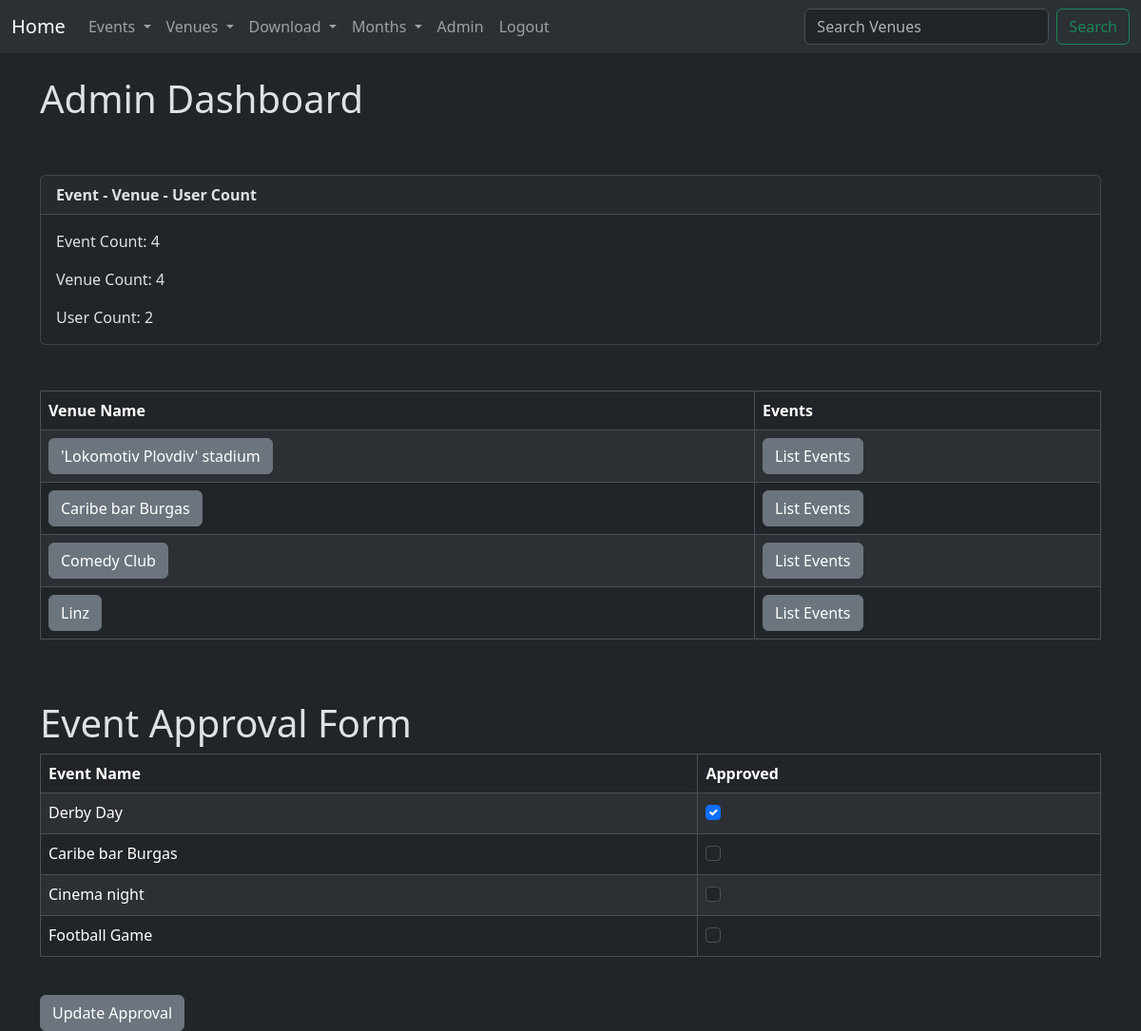
The page /admin_approval (signed in) on the database its author committed.
### events/models.py (models this page shows, shortened)
class Venue(models.Model):
    name = models.CharField('Venue Name', max_length=120)
    address = models.CharField(max_length=300)
    zip_code = models.CharField('Zip Code', max_length=15)
    phone = models.CharField('Contact Phone', max_length=250, blank=True)
    web = models.URLField('Website Address', blank=True) # this URLField tracking web addresses
    email_address = models.EmailField('Email Address', blank=True) # this EmailField tracking email addresses
    owner = models.IntegerField('Venue Owner', blank=False, default=1) # its Integer, because every manager has a ID number which are going to be connected with the Owner of each event
    def __str__(self):
        return self.name

class Event(models.Model):
    name = models.CharField('Event Name', max_length=120)
    event_date = models.DateTimeField('Event Date') # we are using models DateTimeField, which will help for date charts
    venue = models.ForeignKey(Venue, blank=True, null=True, on_delete=models.CASCADE)
    manager = models.ForeignKey(User, blank=True, null=True, on_delete=models.SET_NULL) #on_delete if the manager gone this will put null on the box
    description = models.TextField(blank=True) # this means that we are going to have a blank text box
    attendees = models.ManyToManyField(MyClubUser, blank=True) # this connect a lot of obj
    approved = models.BooleanField('Approved', default=False)
    def __str__(self):
        return self.name

### events/views.py (the view)
# urls.py: path('admin_approval', views.admin_approval, name='admin-approval'),
def admin_approval(request):
    current_year = datetime_needed().year
    current_month = datetime_needed().month
    venue_list = Venue.objects.all()
    event_count = Event.objects.all().count()
    venue_count = Venue.objects.all().count()
    user_count = User.objects.all().count()
    event_list = Event.objects.all().order_by('-event_date')
    if request.user.is_superuser:
        if request.method == 'POST':
            id_list = request.POST.getlist('boxes')
            event_list.update(approved=False)
            for id in id_list:
                Event.objects.filter(pk=int(id)).update(approved=True)
            messages.success(request, ("Event List Approval has been updated!"))
            return redirect('list-events')
        else:
            return render(request, 'events/admin_approval.html', {'event_count': event_count,
                                                                  'venue_count': venue_count,
                                                                  'user_count': user_count,
                                                                  'event_list': event_list,
                                                                  'venue_list': venue_list,
                                                                    'current_year': current_year,
                                                                    'current_month': current_month})
    else:
        messages.success(request, ("You aren't authorized to view this page!"))
        return redirect('home')

### events/views.py (called while the page is built)
def datetime_needed():
    now = datetime.now()
    return now

### events/templates/events/admin_approval.html (shortened to what this page needs)
{% extends 'events/base.html' %}
{% block content %}
<h1>Admin Dashboard</h1>
<br/><br/>
<form action="" method=POST>
<div class="card">
  <div class="card-header">
      <b>Event - Venue - User Count</b>
  </div>
  <div class="card-body">
    <p class="card-text">Event Count: {{ event_count }}</p>
    <p class="card-text">Venue Count: {{ venue_count }}</p>
    <p class="card-text">User Count: {{ user_count }} </p>
  </div>
</div>
<br/><br/>
<table class="table table-striped table-hover table-bordered">
  <thead>
    <tr>
      <th scope="col">Venue Name</th>
      <th scope="col">Events</th>
    </tr>
  </thead>
  <tbody>
{% for venue in venue_list %}
  	<tr>
  		<td>
            <a href="{% url 'show-venue' venue.id %}" class="btn btn-secondary brn-sm">{{ venue }}</a>
        </td>
  		<td>
           <a href="{% url 'venue-events' venue.id %}" class="btn btn-secondary brn-sm">List Events</a>
        </td>
    </tr>
{% endfor %}
  </tbody>
</table>
<br/><br/>
<h1> Event Approval Form</h1>
<table class="table table-striped table-hover table-bordered">
  <thead>
    <tr>
      <th scope="col">Event Name</th>
      <th scope="col">Approved</th>
    </tr>
  </thead>
  <tbody>
{% for event in event_list %}
  	<tr>
  		<td>{{ event }}</td>
  		<td>
                {% if event.approved %}
                <div class="form-check">
                    <input class="form-check-input" type="checkbox" checked="checked" value={{event.id}} name="boxes">
                </div>
                {% else %}
                <div class="form-check">
                    <input class="form-check-input" type="checkbox" value={{event.id}} name="boxes">
                </div>
                {% endif %}
        </td>
    </tr>
{% endfor %}
  </tbody>
</table>
<br/>
<button class="btn btn-secondary" type="submit">Update Approval</button>
{% endblock %}

### rows shown on the page
Venue: name "'Lokomotiv Plovdiv' stadium"
Venue: name "Caribe bar Burgas"
Venue: name "Comedy Club"
Venue: name "Linz"
Event: name "Derby Day"
Event: name "Caribe bar Burgas"
Event: name "Cinema night"
Event: name "Football Game"

### other values the page prints
{{ event_count }} "4"
{{ venue_count }} "4"
{{ user_count }} "2"
